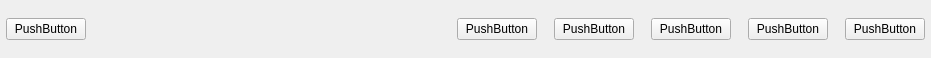
<?xml version="1.0" encoding="UTF-8"?>
<ui version="4.0">
 <class>CTitleBar</class>
 <widget class="QWidget" name="CTitleBar">
  <property name="geometry">
   <rect>
    <x>0</x>
    <y>0</y>
    <width>931</width>
    <height>58</height>
   </rect>
  </property>
  <property name="windowTitle">
   <string>CTitleBar</string>
  </property>
  <layout class="QHBoxLayout" name="horizontalLayout">
   <property name="leftMargin">
    <number>6</number>
   </property>
   <property name="topMargin">
    <number>6</number>
   </property>
   <property name="rightMargin">
    <number>6</number>
   </property>
   <property name="bottomMargin">
    <number>6</number>
   </property>
   <item>
    <widget class="QPushButton" name="btnLogo">
     <property name="text">
      <string>PushButton</string>
     </property>
    </widget>
   </item>
   <item>
    <spacer name="horizontalSpacer">
     <property name="orientation">
      <enum>Qt::Horizontal</enum>
     </property>
     <property name="sizeHint" stdset="0">
      <size>
       <width>40</width>
       <height>20</height>
      </size>
     </property>
    </spacer>
   </item>
   <item>
    <widget class="QPushButton" name="btnMinimode">
     <property name="text">
      <string>PushButton</string>
     </property>
    </widget>
   </item>
   <item>
    <spacer name="horizontalSpacer_2">
     <property name="orientation">
      <enum>Qt::Horizontal</enum>
     </property>
     <property name="sizeType">
      <enum>QSizePolicy::Fixed</enum>
     </property>
     <property name="sizeHint" stdset="0">
      <size>
       <width>11</width>
       <height>20</height>
      </size>
     </property>
    </spacer>
   </item>
   <item>
    <widget class="QPushButton" name="btnSettop">
     <property name="text">
      <string>PushButton</string>
     </property>
    </widget>
   </item>
   <item>
    <spacer name="horizontalSpacer_3">
     <property name="orientation">
      <enum>Qt::Horizontal</enum>
     </property>
     <property name="sizeType">
      <enum>QSizePolicy::Fixed</enum>
     </property>
     <property name="sizeHint" stdset="0">
      <size>
       <width>11</width>
       <height>20</height>
      </size>
     </property>
    </spacer>
   </item>
   <item>
    <widget class="QPushButton" name="btnMin">
     <property name="text">
      <string>PushButton</string>
     </property>
    </widget>
   </item>
   <item>
    <spacer name="horizontalSpacer_4">
     <property name="orientation">
      <enum>Qt::Horizontal</enum>
     </property>
     <property name="sizeType">
      <enum>QSizePolicy::Fixed</enum>
     </property>
     <property name="sizeHint" stdset="0">
      <size>
       <width>11</width>
       <height>20</height>
      </size>
     </property>
    </spacer>
   </item>
   <item>
    <widget class="QPushButton" name="btnMax">
     <property name="text">
      <string>PushButton</string>
     </property>
    </widget>
   </item>
   <item>
    <spacer name="horizontalSpacer_5">
     <property name="orientation">
      <enum>Qt::Horizontal</enum>
     </property>
     <property name="sizeType">
      <enum>QSizePolicy::Fixed</enum>
     </property>
     <property name="sizeHint" stdset="0">
      <size>
       <width>11</width>
       <height>20</height>
      </size>
     </property>
    </spacer>
   </item>
   <item>
    <widget class="QPushButton" name="btnClose">
     <property name="text">
      <string>PushButton</string>
     </property>
    </widget>
   </item>
  </layout>
 </widget>
 <layoutdefault spacing="6" margin="11"/>
 <resources/>
 <connections/>
</ui>
